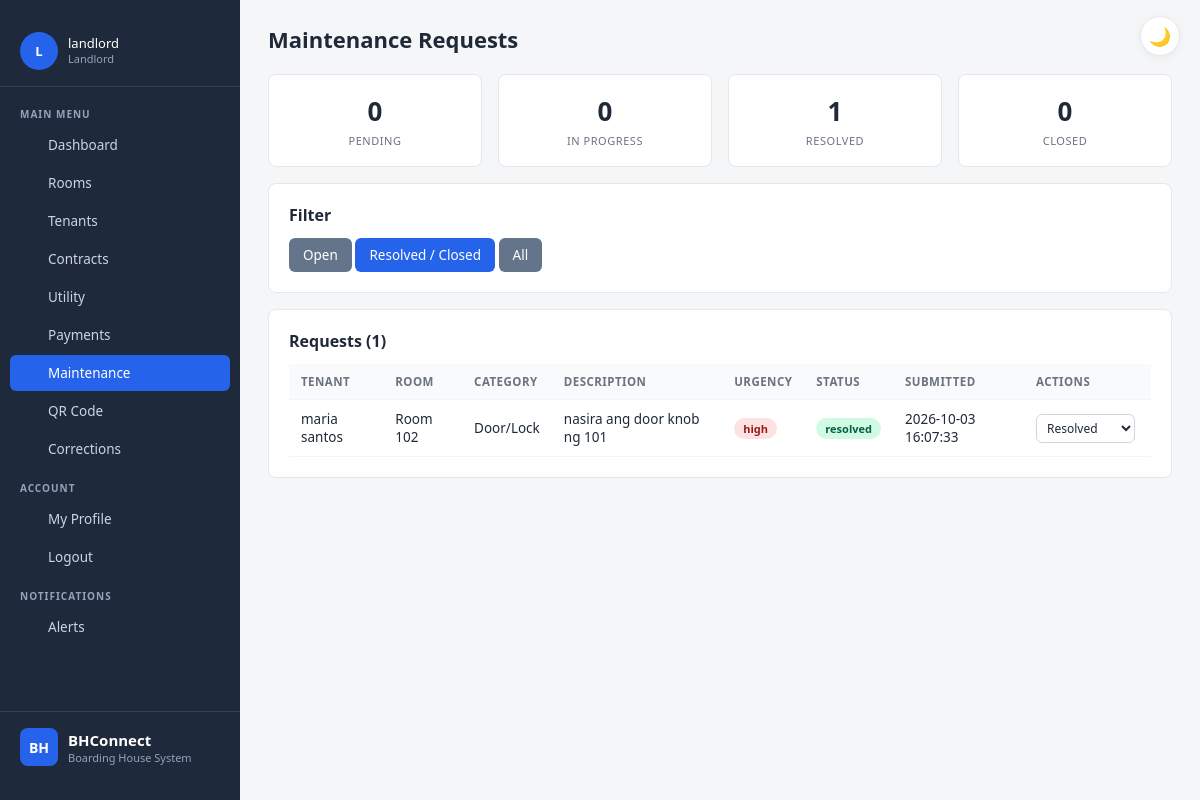
The app's page /landlord/maintenance.php?filter=resolved (signed in) with its own data.
### tables this page shows
CREATE TABLE `maintenance_requests` (
  `id` int(11) NOT NULL,
  `tenant_id` int(11) NOT NULL,
  `category` varchar(50) DEFAULT NULL,
  `description` text DEFAULT NULL,
  `urgency` enum('low','medium','high') DEFAULT 'low',
  `status` enum('pending','in_progress','resolved','closed') DEFAULT 'pending',
  `created_at` timestamp NOT NULL DEFAULT current_timestamp(),
  `updated_at` timestamp NOT NULL DEFAULT current_timestamp() ON UPDATE current_timestamp()
);

CREATE TABLE `tenants` (
  `id` int(11) NOT NULL,
  `full_name` varchar(100) NOT NULL,
  `contact` varchar(30) DEFAULT NULL,
  `email` varchar(100) DEFAULT NULL,
  `emergency_contact` varchar(100) DEFAULT NULL,
  `room_id` int(11) DEFAULT NULL,
  `status` enum('active','archived') DEFAULT 'active',
  `created_at` timestamp NOT NULL DEFAULT current_timestamp()
);

CREATE TABLE `rooms` (
  `id` int(11) NOT NULL,
  `room_number` varchar(20) NOT NULL,
  `room_type` varchar(50) DEFAULT NULL,
  `capacity` int(11) DEFAULT 1,
  `rental_rate` decimal(10,2) DEFAULT 0.00,
  `status` enum('vacant','occupied','reserved','maintenance') DEFAULT 'vacant'
);

### landlord/maintenance.php (the view, shortened to what this page needs)
<?php
require_once '../includes/auth.php';
$filter = $_GET['filter'] ?? 'open';
$where  = "WHERE mr.status IN ('pending','in_progress')";
if ($filter === 'resolved') $where = "WHERE mr.status IN ('resolved','closed')";
$requests = $conn->query("
    SELECT mr.*, t.full_name, r.room_number
    FROM maintenance_requests mr
    JOIN tenants t ON t.id = mr.tenant_id
    LEFT JOIN rooms r ON r.id = t.room_id
    $where
    ORDER BY
        FIELD(mr.urgency, 'high','medium','low'),
        mr.created_at DESC
");
$stats = $conn->query("
    SELECT
        SUM(status='pending')     AS pending,
        SUM(status='in_progress') AS in_progress,
        SUM(status='resolved')    AS resolved,
        SUM(status='closed')      AS closed
    FROM maintenance_requests
")->fetch_assoc();
include '../includes/header.php';
?>
<h1>Maintenance Requests</h1>
<div class="grid-4">
  <div class="stat"><div class="num"><?= (int)$stats['pending'] ?></div><div class="lbl">Pending</div></div>
  <div class="stat"><div class="num"><?= (int)$stats['in_progress'] ?></div><div class="lbl">In Progress</div></div>
  <div class="stat"><div class="num"><?= (int)$stats['resolved'] ?></div><div class="lbl">Resolved</div></div>
  <div class="stat"><div class="num"><?= (int)$stats['closed'] ?></div><div class="lbl">Closed</div></div>
</div>
<div class="card" style="margin-top:16px;">
  <h2>Filter</h2>
  <a class="btn <?= $filter==='open'?'':'btn-gray' ?>" href="?filter=open">Open</a>
  <a class="btn <?= $filter==='resolved'?'':'btn-gray' ?>" href="?filter=resolved">Resolved / Closed</a>
  <a class="btn <?= $filter==='all'?'':'btn-gray' ?>" href="?filter=all">All</a>
</div>
<div class="card">
  <h2>Requests (<?= $requests->num_rows ?>)</h2>
  <?php if ($requests->num_rows === 0): ?>
    <p style="color:#6b7280;">No requests match this filter.</p>
  <?php else: ?>
    <table>
      <tr>
        <th>Tenant</th><th>Room</th><th>Category</th>
        <th>Description</th><th>Urgency</th><th>Status</th>
        <th>Submitted</th><th>Actions</th>
      </tr>
      <?php while ($r = $requests->fetch_assoc()): ?>
        <?php
          $urgCls = ['low'=>'badge-gray','medium'=>'badge-yellow','high'=>'badge-red'][$r['urgency']] ?? 'badge-gray';
          $stCls  = [
            'pending'     => 'badge-yellow',
            'in_progress' => 'badge-gray',
            'resolved'    => 'badge-green',
            'closed'      => 'badge-gray'
          ][$r['status']] ?? 'badge-gray';
        ?>
        <tr>
          <td><?= htmlspecialchars($r['full_name']) ?></td>
          <td><?= $r['room_number'] ? 'Room ' . htmlspecialchars($r['room_number']) : '—' ?></td>
          <td><?= htmlspecialchars($r['category']) ?></td>
          <td style="max-width: 260px;"><?= htmlspecialchars($r['description']) ?></td>
          <td><span class="badge <?= $urgCls ?>"><?= $r['urgency'] ?></span></td>
          <td><span class="badge <?= $stCls ?>"><?= str_replace('_',' ', $r['status']) ?></span></td>
          <td><?= $r['created_at'] ?></td>
          <td class="actions">
            <form method="post" class="inline-form">
              <select name="status" onchange="this.form.submit()" style="width: auto; margin: 0; padding: 4px 6px; font-size: 12px;">
                <option value="resolved"    <?= $r['status']==='resolved'?'selected':'' ?>>Resolved</option>
              </select>
            </form>
          </td>
        </tr>
      <?php endwhile; ?>
    </table>
  <?php endif; ?>
</div>
<?php include '../includes/footer.php'; ?>

### assets/css/style.css (style rules this page uses)
:root { --bg: #f5f6f8; --card-bg: #ffffff; --text: #1f2937; --text-muted: #6b7280; --text-dim: #94a3b8; --border: #e5e7eb; --border-soft: #f1f5f9; --input-bg: #ffffff; --input-border: #d1d5db; --sidebar-bg: #1e293b; --sidebar-text: #cbd5e1; --sidebar-hover: #334155; --sidebar-border: #334155; --brand-name: #ffffff; --brand-sub: #94a3b8; --user-name: #ffffff; --accent: #2563eb; --accent-hover: #1d4ed8; --danger: #dc2626; --danger-hover: #b91c1c; --table-header-bg: #f8fafc; --table-hover: #fafbfc; --shadow: rgba(0,0,0,0.05); }
* { box-sizing: border-box; }
html, body { margin: 0; padding: 0; }
body { font-family: 'Segoe UI', system-ui, Arial, sans-serif; background: var(--bg); color: var(--text); font-size: 14px; transition: background 0.2s, color 0.2s; }
h1 { font-size: 22px; margin: 0 0 20px; font-weight: 600; }
h2 { font-size: 16px; margin: 0 0 12px; font-weight: 600; }
.card { background: var(--card-bg); border: 1px solid var(--border); border-radius: 8px; padding: 20px; margin-bottom: 16px; transition: background 0.2s, border-color 0.2s; }
table { width: 100%; border-collapse: collapse; font-size: 13.5px; }
th, td { padding: 10px 12px; text-align: left; border-bottom: 1px solid var(--border-soft); color: var(--text); }
th { background: var(--table-header-bg); font-weight: 600; font-size: 11.5px; color: var(--text-muted); text-transform: uppercase; letter-spacing: 0.04em; }
input, select, textarea { padding: 8px 10px; border: 1px solid var(--input-border); border-radius: 6px; font-size: 13.5px; width: 100%; margin-bottom: 10px; font-family: inherit; background: var(--input-bg); color: var(--text); }
button, .btn { background: var(--accent); color: #fff; border: none; padding: 8px 14px; border-radius: 6px; cursor: pointer; font-size: 13.5px; text-decoration: none; display: inline-block; font-family: inherit; transition: background 0.15s; }
.btn-gray { background: #64748b; }
.grid-4 { display: grid; grid-template-columns: repeat(4, 1fr); gap: 16px; }
.stat { background: var(--card-bg); border: 1px solid var(--border); border-radius: 8px; padding: 18px; text-align: center; transition: background 0.2s, border-color 0.2s; }
.stat .num { font-size: 26px; font-weight: 700; color: var(--text); }
.stat .lbl { font-size: 11px; color: var(--text-muted); text-transform: uppercase; letter-spacing: 0.05em; margin-top: 4px; }
.badge { display: inline-block; padding: 3px 9px; border-radius: 12px; font-size: 11px; font-weight: 600; text-transform: lowercase; }
.badge-green { background: #d1fae5; color: #065f46; }
.badge-red { background: #fee2e2; color: #991b1b; }
.actions a, .actions form { margin-right: 4px; }
.inline-form { display: inline; }

### records on screen
maintenance_requests: tenant.full_name "maria santos", rooms.room_number "102", category "Door/Lock", description "nasira ang door knob ng 101", urgency "high", status "resolved", created_at "2026-10-03 16:07:33", status "Resolved"

### other values on screen
initials($displayName) "L"
$displayName "landlord"
$role "Landlord"
$stats['pending'] "0"
$stats['in_progress'] "0"
$stats['resolved'] "1"
$stats['closed'] "0"
$requests->num_rows "1"
